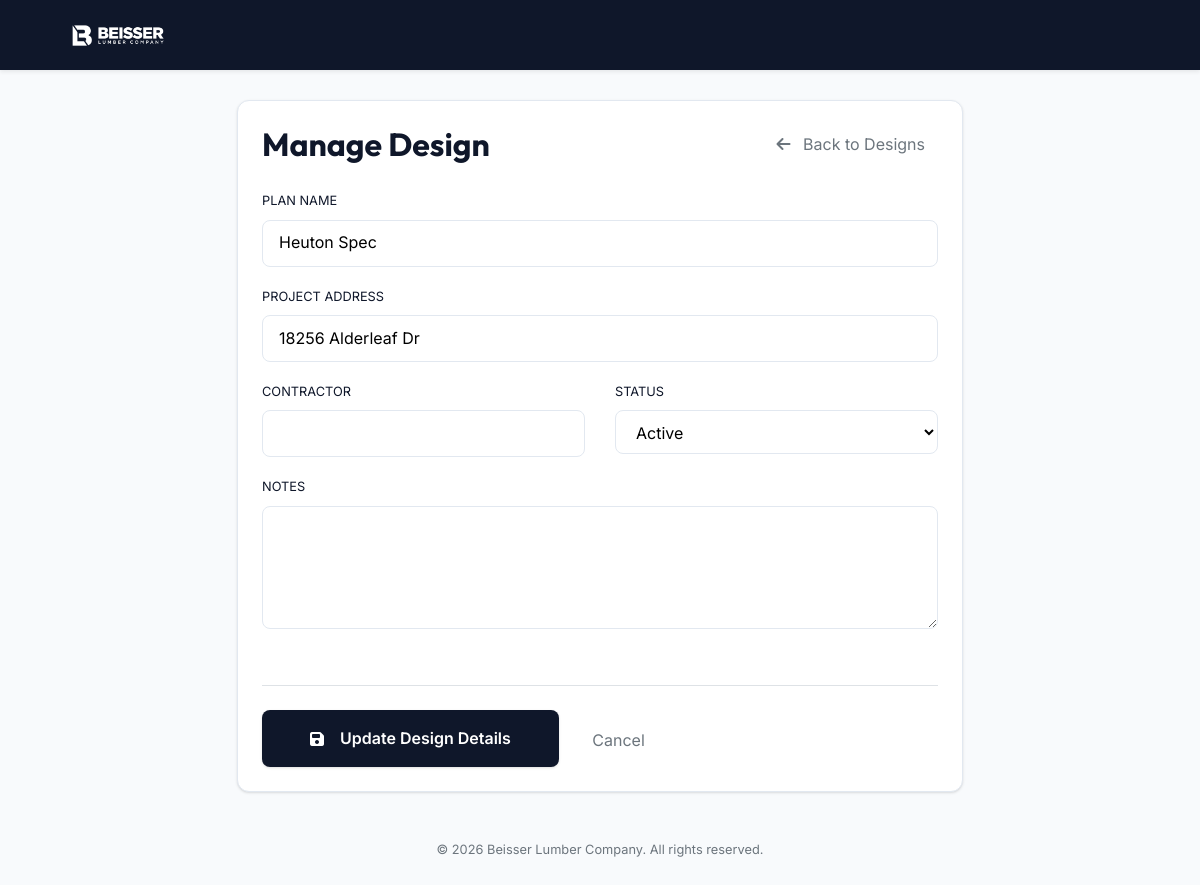
The app's page /manage_design/10 with its own data.
### project/models.py (models this page shows)
class Design(db.Model):  # New table
    id = db.Column(db.Integer, primary_key=True)
    planNumber = db.Column(db.String(10), nullable=False, unique=True)  # number that will autogenerate later on
    plan_name = db.Column(db.String(100), nullable=False)
    customer_id = db.Column(db.Integer, db.ForeignKey('customer.id'), nullable=False)
    project_address = db.Column(db.String(200), nullable=False)
    contractor = db.Column(db.String(100), nullable=True)
    log_date = db.Column(db.DateTime, default=datetime.utcnow)
    preliminary_set_date = db.Column(db.DateTime, nullable=True)
    designer_id = db.Column(db.Integer, db.ForeignKey('estimator.estimatorID'), nullable=True)  # Changed to nullable=True
    status = db.Column(db.String(50), default='Active')  # Default to 'Active'
    plan_description = db.Column(db.String(50), nullable=True)
    notes = db.Column(db.Text, nullable=True)
    last_updated_by = db.Column(db.String(150), nullable=True)
    last_updated_at = db.Column(db.DateTime, nullable=True, default=datetime.utcnow)
    branch_id = db.Column(db.Integer, db.ForeignKey('branch.branch_id'), nullable=True)
    customer = db.relationship('Customer', backref=db.backref('designs', lazy=True))
    designer = db.relationship('Estimator', backref=db.backref('designs', lazy=True))
    branch = db.relationship('Branch', backref=db.backref('designs', lazy=True))

### project/blueprints/main/routes.py (the view)
@main.route('/manage_design/<int:design_id>', methods=['GET', 'POST'])
def manage_design(design_id):
    design = Design.query.get_or_404(design_id)
    form = DesignForm(obj=design)  # Create an instance of your form and pass the design object
    customer_query = Customer.query
    if design.branch_id:
        customer_query = customer_query.filter((Customer.branch_id == design.branch_id) | (Customer.branch_id == None))
    form.customer_id.choices = [(customer.id, customer.name) for customer in customer_query.all()]
    form.designer_id.choices = get_branch_estimators(design.branch_id, estimator_type='designer')
    form.branch_id.choices = [(b.branch_id, b.branch_name) for b in Branch.query.all()]
    if form.validate_on_submit():
        form.populate_obj(design)
        db.session.commit()
        flash('Design updated successfully!', 'success')
        return redirect(url_for('main.open_designs'))
    statuses = ['Active', 'Bid Set', 'Cancelled', 'Completed', 'On Hold']
    return render_template('manage_design.html', design=design, form=form, statuses=statuses)

### project/forms.py
class DesignForm(BaseForm):
    plan_name = StringField('Plan Name', validators=[DataRequired()])
    project_address = StringField('Project Address', validators=[DataRequired()])
    contractor = StringField('Contractor')
    customer_id = SelectField('Customer', coerce=int, validators=[Optional()])
    designer_id = SelectField('Designer', coerce=int, validators=[Optional()])
    preliminary_set_date = DateField('Preliminary Set Date', format='%Y-%m-%d', validators=[Optional()])
    status = SelectField('Status', choices=[
        ('Active', 'Active'),
        ('Bid Set', 'Bid Set'),
        ('Cancelled', 'Cancelled'),
        ('Completed', 'Completed'),
        ('On Hold', 'On Hold')
    ])
    plan_description = SelectField('Type', choices=[
        ('New Design', 'New Design'),
        ('Redesign', 'Redesign')
    ])
    notes = TextAreaField('Notes')
    branch_id = SelectField('Branch', coerce=int, choices=[])
    submit = SubmitField('Create Design')

### project/blueprints/main/routes.py (called while the page is built)
@main.context_processor
def inject_s3_url():
    return dict(get_s3_url=get_s3_url)

def get_branch_estimators(branch_id, estimator_type=None):
    query = db.session.query(Estimator).join(
        User, User.username == Estimator.estimatorUsername
    ).filter(User.is_active == True)
    if branch_id and branch_id != 0:
        query = query.filter(User.user_branch_id == branch_id)
    if estimator_type:
        query = query.filter(Estimator.type == estimator_type)
    estimators = query.all()
    return [(0, 'No Estimator')] + [(e.estimatorID, e.estimatorName) for e in estimators]

### project/templates/manage_design.html (shortened to what this page needs)
{% extends "base.html" %}
{% block content %}
<div class="row justify-content-center">
    <div class="col-lg-8">
        <div class="premium-card">
            <div class="d-flex justify-content-between align-items-center mb-4">
                <h2 class="m-0 font-weight-bold" style="font-family: 'Outfit', sans-serif;">Manage Design</h2>
                <a href="{{ url_for('main.open_designs') }}" class="btn text-muted font-weight-600 small">
                    <i class="fas fa-arrow-left mr-2"></i> Back to Designs
                </a>
            </div>
            <form action="{{ url_for('main.manage_design', design_id=design.id) }}" method="POST">
                <div class="form-group">
                    <label class="font-weight-600 small text-uppercase tracking-wider">Plan Name</label>
                    {{ form.plan_name(class="input-modern") }}
                </div>
                <div class="form-group">
                    <label class="font-weight-600 small text-uppercase tracking-wider">Project Address</label>
                    {{ form.project_address(class="input-modern") }}
                </div>
                <div class="row">
                    <div class="col-md-6">
                        <div class="form-group">
                            <label class="font-weight-600 small text-uppercase tracking-wider">Contractor</label>
                            {{ form.contractor(class="input-modern") }}
                        </div>
                    </div>
                    <div class="col-md-6">
                        <div class="form-group">
                            <label class="font-weight-600 small text-uppercase tracking-wider">Status</label>
                            {{ form.status(class="input-modern") }}
                        </div>
                    </div>
                </div>
                <div class="form-group">
                    <label class="font-weight-600 small text-uppercase tracking-wider">Notes</label>
                    {{ form.notes(class="input-modern", rows="4") }}
                </div>
                <div class="mt-5 pt-4 border-top">
                    <button type="submit" class="btn-premium px-5 py-3">
                        <i class="fas fa-save mr-2"></i> Update Design Details
                    </button>
                    <a href="{{ url_for('main.open_designs') }}" class="btn text-muted font-weight-600 ml-3">Cancel</a>
                </div>
            </form>
        </div>
    </div>
</div>
{% endblock %}

### project/static/css/main.css (style rules this page uses)
:root { --primary: #0f172a; --primary-hover: #1e293b; --primary-light: #dbeafe; --navbar-height: 70px; --secondary: #64748b; --accent: #f59e0b; --success: #10b981; --danger: #ef4444; --info: #0ea5e9; --background: #f8fafc; --surface: #ffffff; --surface-muted: #f1f5f9; --text-main: #0f172a; --text-muted: #64748b; --text-on-primary: #ffffff; --border: #e2e8f0; --border-focus: #0f172a; --space-xs: 0.25rem; --space-sm: 0.5rem; --space-md: 1rem; --space-lg: 1.5rem; --space-xl: 2rem; --shadow-sm: 0 1px 3px 0 rgb(0 0 0 / 0.1), 0 1px 2px -1px rgb(0 0 0 / 0.1); --shadow-md: 0 4px 6px -1px rgb(0 0 0 / 0.1), 0 2px 4px -2px rgb(0 0 0 / 0.1); --shadow-lg: 0 20px 25px -5px rgb(0 0 0 / 0.1), 0 8px 10px -6px rgb(0 0 0 / 0.1); --shadow-glow: 0 0 15px rgba\(30, 64, 175, 0.3\); --radius-sm: 0.375rem; --radius-md: 0.5rem; --radius-lg: 0.75rem; --radius-full: 9999px; --sidebar-width: 280px; --sidebar-bg: #006834; --sidebar-bg-hover: #004d26; --sidebar-text: #ffffff; }
body { background-color: var(--background); color: var(--text-main); font-family: 'Inter', system-ui, -apple-system, sans-serif; line-height: 1.6; margin: 0; scroll-behavior: smooth; }
.premium-card { background: var(--surface); border: 1px solid var(--border); border-radius: var(--radius-lg); box-shadow: var(--shadow-sm); transition: all 0.4s cubic-bezier(0.165, 0.84, 0.44, 1); padding: var(--space-lg); }
.btn-premium { background: var(--primary); color: var(--text-on-primary); padding: 0.6rem 1.25rem; border-radius: var(--radius-md); border: none; font-weight: 600; transition: all 0.2s cubic-bezier(0.4, 0, 0.2, 1); display: inline-flex; align-items: center; gap: var(--space-sm); text-decoration: none; box-shadow: var(--shadow-sm); }
.input-modern { width: 100%; padding: 0.6rem 1rem; border: 1px solid var(--border); border-radius: var(--radius-md); background: var(--surface); transition: all 0.2s ease; }

### records on screen
Design: plan_name "Heuton Spec", project_address "18256 Alderleaf Dr", status "Active"

### other values on screen
{{ now.year if now else '2026' }} "2026"
